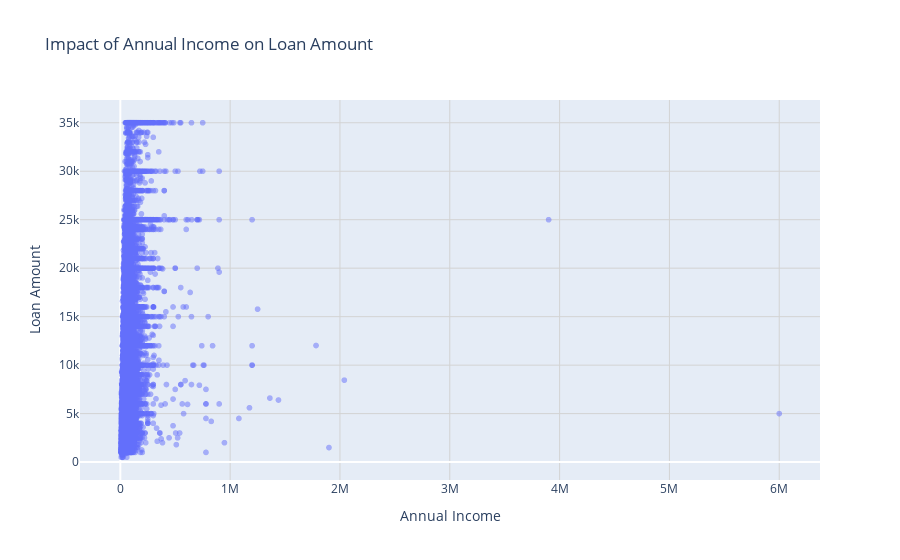

The notebook cell this image was saved under:
### Markdown cell above
2.Impact of Annual Income on Loan Amount:

### Code cell
fig = px.scatter(data, x='annual_inc', y='loan_amnt', title='Impact of Annual Income on Loan Amount',
                 labels={'annual_inc': 'Annual Income', 'loan_amnt': 'Loan Amount'},
                 opacity=0.5)

fig.update_layout(
    xaxis=dict(gridcolor='lightgray'),
    yaxis=dict(gridcolor='lightgray')
)

fig.show()

### Figure 1 — Plotly figure (JSON) as saved in the notebook; plotly's stock layout.template omitted (floating-point values rounded to 4 significant figures; data arrays with more than 128 entries replaced by an {"elided": "..."} marker saying what was removed)
{"data": [{"hovertemplate": "Annual Income=%{x}<br>Loan Amount=%{y}<extra></extra>", "legendgroup": "", "marker": {"color": "#636efa", "opacity": 0.5, "symbol": "circle"}, "mode": "markers", "name": "", "showlegend": false, "type": "scattergl", "x": {"elided": "39717 float values"}, "xaxis": "x", "y": {"elided": "39717 int values"}, "yaxis": "y"}], "layout": {"legend": {"tracegroupgap": 0}, "title": {"text": "Impact of Annual Income on Loan Amount"}, "xaxis": {"anchor": "y", "domain": [0, 1], "gridcolor": "lightgray", "title": {"text": "Annual Income"}}, "yaxis": {"anchor": "x", "domain": [0, 1], "gridcolor": "lightgray", "title": {"text": "Loan Amount"}}}}
